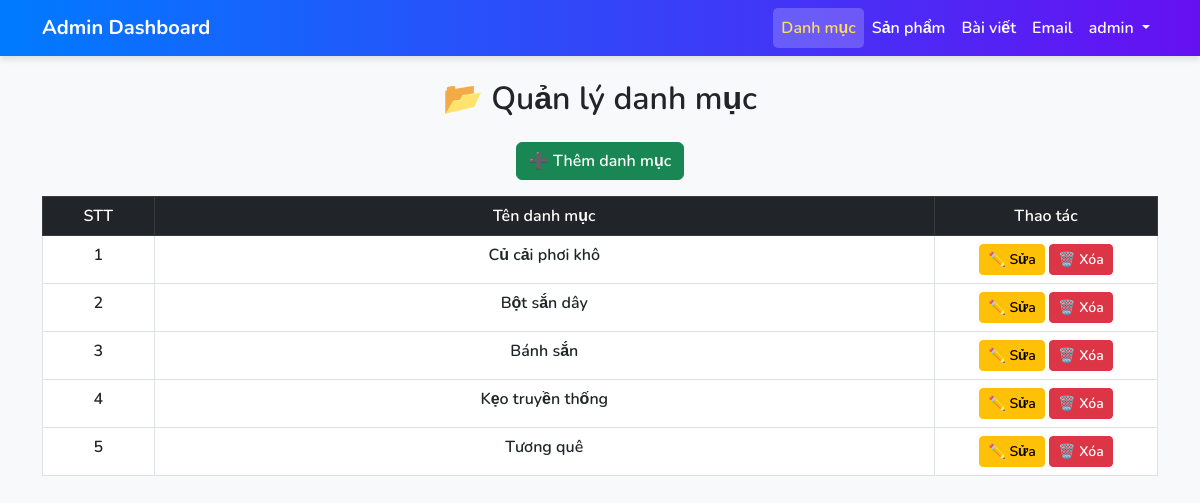
Page /admin/list-category.php (signed in) on the committed database.
### tables this page shows
CREATE TABLE `categories` (
  `id` int NOT NULL,
  `name` varchar(255) NOT NULL,
  `created_at` timestamp NULL DEFAULT CURRENT_TIMESTAMP
);

### admin/list-category.php (the view, shortened to what this page needs)
<?php
include '../config/db.php';
include './includes/nav.php';
$result = $conn->query("SELECT * FROM categories ORDER BY created_at DESC");
?>
<!DOCTYPE html>
<html lang="vi">
<head>
    <link href="https://cdn.jsdelivr.net/npm/bootstrap@5.3.0/dist/css/bootstrap.min.css" rel="stylesheet">
    <link rel="stylesheet" href="./css/style.css">
</head>
<body>
<div class="container mt-4">
    <h2 class="mb-4 text-center">📂 Quản lý danh mục</h2>
    <div class="d-flex justify-content-center mb-3">
        <a href="add-category.php" class="btn btn-success">➕ Thêm danh mục</a>
    </div>
    <table class="table table-hover table-bordered text-center">
        <thead class="table-dark">
            <tr>
                <th width="10%">STT</th>
                <th>Tên danh mục</th>
                <th width="20%">Thao tác</th>
            </tr>
        </thead>
        <tbody>
            <?php $stt = 1; ?>
            <?php while ($row = $result->fetch_assoc()) : ?>
                <tr>
                    <td><?= $stt ?></td>
                    <td><?= htmlspecialchars($row['name']) ?></td>
                    <td>
                        <a href="edit-category.php?id=<?= $row['id'] ?>" class="btn btn-warning btn-sm">✏️ Sửa</a>
                        <button class="btn btn-danger btn-sm" onclick="confirmDelete(<?= $row['id'] ?>)">🗑️ Xóa</button>
                    </td>
                </tr>
                <?php $stt++ ?>
            <?php endwhile; ?>
        </tbody>
    </table>
</div>
</body>
</html>

### admin/css/style.css (style rules this page uses)
* { font-family: "Nunito", sans-serif; font-weight: 600 !important; }
body { background-color: #f8f9fa; }

### rows in the picture
categories: name "Củ cải phơi khô"
categories: name "Bột sắn dây"
categories: name "Bánh sắn"
categories: name "Kẹo truyền thống"
categories: name "Tương quê"

### other values in the picture
$_SESSION['admin_username'] "admin"
